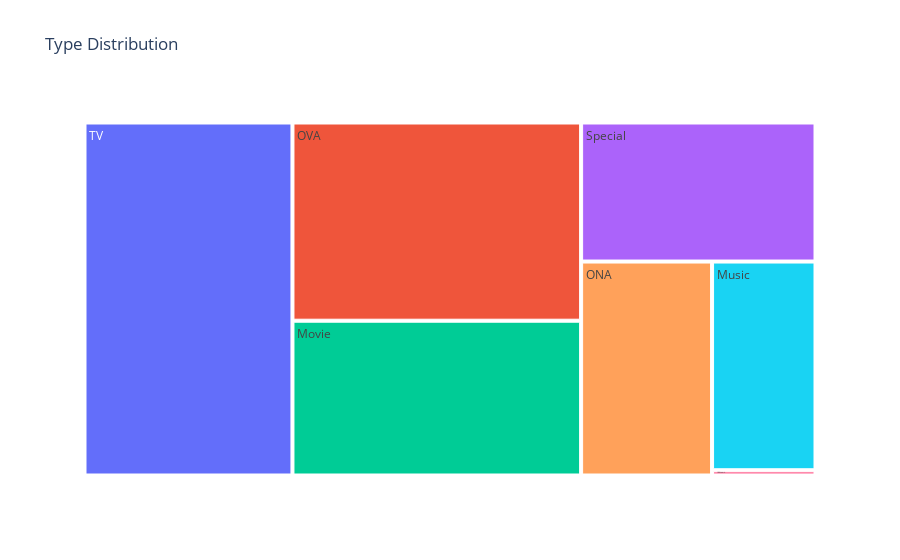

The notebook cell this image was saved under:
### Code cell
fig = px.treemap(type_df, path=['Type'], values='count', title="Type Distribution")
fig.show()

### Figure 1 — Plotly figure (JSON) as saved in the notebook; plotly's stock layout.template omitted (floating-point values rounded to 4 significant figures)
{"data": [{"branchvalues": "total", "domain": {"x": [0, 1], "y": [0, 1]}, "hovertemplate": "labels=%{label}<br>count=%{value}<br>parent=%{parent}<br>id=%{id}<extra></extra>", "ids": ["TV", "OVA", "Movie", "Special", "ONA", "Music", "Unknown"], "labels": ["TV", "OVA", "Movie", "Special", "ONA", "Music", "Unknown"], "name": "", "parents": ["", "", "", "", "", "", ""], "type": "treemap", "values": [4996.0, 3894.0, 3041.0, 2218.0, 1907.0, 1469.0, 37.0]}], "layout": {"legend": {"tracegroupgap": 0}, "title": {"text": "Type Distribution"}}}
